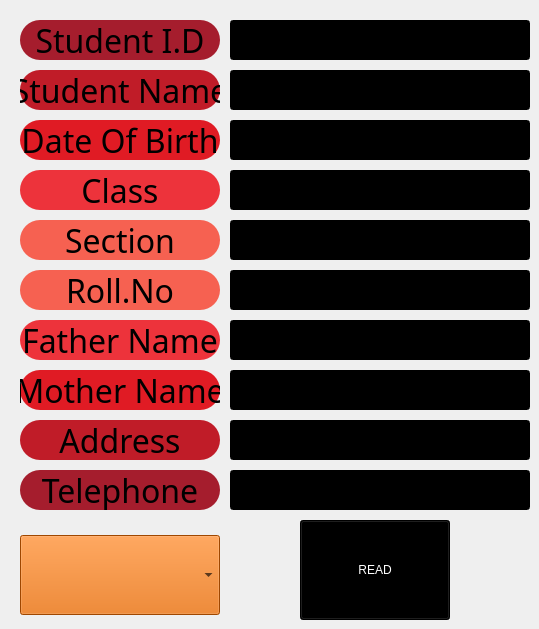
      <widget class="QWidget" name="tab_21">
       <attribute name="title">
        <string>Read.R.</string>
       </attribute>
       <widget class="QLineEdit" name="father_name_zraj">
        <property name="geometry">
         <rect>
          <x>230</x>
          <y>320</y>
          <width>300</width>
          <height>40</height>
         </rect>
        </property>
        <property name="styleSheet">
         <string notr="true">color: rgb(255, 255, 255);
background-color: rgb(0, 0, 0);
font: 75 20pt &quot;Ubuntu Condensed&quot;;</string>
        </property>
        <property name="alignment">
         <set>Qt::AlignCenter</set>
        </property>
       </widget>
       <widget class="QLineEdit" name="class_zraj">
        <property name="geometry">
         <rect>
          <x>230</x>
          <y>170</y>
          <width>300</width>
          <height>40</height>
         </rect>
        </property>
        <property name="styleSheet">
         <string notr="true">color: rgb(255, 255, 255);
background-color: rgb(0, 0, 0);
font: 75 20pt &quot;Ubuntu Condensed&quot;;</string>
        </property>
        <property name="alignment">
         <set>Qt::AlignCenter</set>
        </property>
       </widget>
       <widget class="QLineEdit" name="mother_name_zraj">
        <property name="geometry">
         <rect>
          <x>230</x>
          <y>370</y>
          <width>300</width>
          <height>40</height>
         </rect>
        </property>
        <property name="styleSheet">
         <string notr="true">color: rgb(255, 255, 255);
background-color: rgb(0, 0, 0);
font: 75 20pt &quot;Ubuntu Condensed&quot;;</string>
        </property>
        <property name="alignment">
         <set>Qt::AlignCenter</set>
        </property>
       </widget>
       <widget class="QLabel" name="rclassr">
        <property name="geometry">
         <rect>
          <x>20</x>
          <y>170</y>
          <width>200</width>
          <height>40</height>
         </rect>
        </property>
        <property name="font">
         <font>
          <family>Ubuntu Condensed</family>
          <pointsize>24</pointsize>
          <weight>9</weight>
          <italic>false</italic>
          <bold>false</bold>
         </font>
        </property>
        <property name="styleSheet">
         <string notr="true">font: 75 24pt &quot;Ubuntu Condensed&quot;;
color: rgb(0, 0, 0);
border-radius:20px;
background-color: rgb(237, 51, 59);
selection-color: rgb(255, 255, 255);</string>
        </property>
        <property name="text">
         <string>Class</string>
        </property>
        <property name="alignment">
         <set>Qt::AlignCenter</set>
        </property>
       </widget>
       <widget class="QPushButton" name="btn_read_e1">
        <property name="geometry">
         <rect>
          <x>300</x>
          <y>520</y>
          <width>150</width>
          <height>100</height>
         </rect>
        </property>
        <property name="styleSheet">
         <string notr="true">background-color: rgb(0, 0, 0);
color: rgb(255, 255, 255);
font: 75 40pt &quot;Ubuntu Condensed&quot;;
</string>
        </property>
        <property name="text">
         <string>READ</string>
        </property>
       </widget>
       <widget class="QLineEdit" name="telephone_zraj">
        <property name="geometry">
         <rect>
          <x>230</x>
          <y>470</y>
          <width>300</width>
          <height>40</height>
         </rect>
        </property>
        <property name="styleSheet">
         <string notr="true">color: rgb(255, 255, 255);
background-color: rgb(0, 0, 0);
font: 75 20pt &quot;Ubuntu Condensed&quot;;</string>
        </property>
        <property name="alignment">
         <set>Qt::AlignCenter</set>
        </property>
       </widget>
       <widget class="QLabel" name="rsectionr">
        <property name="geometry">
         <rect>
          <x>20</x>
          <y>220</y>
          <width>200</width>
          <height>40</height>
         </rect>
        </property>
        <property name="font">
         <font>
          <family>Ubuntu Condensed</family>
          <pointsize>24</pointsize>
          <weight>9</weight>
          <italic>false</italic>
          <bold>false</bold>
         </font>
        </property>
        <property name="styleSheet">
         <string notr="true">font: 75 24pt &quot;Ubuntu Condensed&quot;;
color: rgb(0, 0, 0);
border-radius:20px;
background-color: rgb(246, 97, 81);
selection-color: rgb(255, 255, 255);</string>
        </property>
        <property name="text">
         <string>Section</string>
        </property>
        <property name="alignment">
         <set>Qt::AlignCenter</set>
        </property>
       </widget>
       <widget class="QLabel" name="rmothernamer">
        <property name="geometry">
         <rect>
          <x>20</x>
          <y>370</y>
          <width>200</width>
          <height>40</height>
         </rect>
        </property>
        <property name="font">
         <font>
          <family>Ubuntu Condensed</family>
          <pointsize>24</pointsize>
          <weight>9</weight>
          <italic>false</italic>
          <bold>false</bold>
         </font>
        </property>
        <property name="styleSheet">
         <string notr="true">font: 75 24pt &quot;Ubuntu Condensed&quot;;
color: rgb(0, 0, 0);
border-radius:20px;
background-color: rgb(224, 27, 36);
selection-color: rgb(255, 255, 255);</string>
        </property>
        <property name="text">
         <string>Mother Name</string>
        </property>
        <property name="alignment">
         <set>Qt::AlignCenter</set>
        </property>
       </widget>
       <widget class="QLabel" name="rtelephoner">
        <property name="geometry">
         <rect>
          <x>20</x>
          <y>470</y>
          <width>200</width>
          <height>40</height>
         </rect>
        </property>
        <property name="font">
         <font>
          <family>Ubuntu Condensed</family>
          <pointsize>24</pointsize>
          <weight>9</weight>
          <italic>false</italic>
          <bold>false</bold>
         </font>
        </property>
        <property name="styleSheet">
         <string notr="true">font: 75 24pt &quot;Ubuntu Condensed&quot;;
color: rgb(0, 0, 0);
border-radius:20px;
background-color: rgb(165, 29, 45);
selection-color: rgb(255, 255, 255);</string>
        </property>
        <property name="text">
         <string>Telephone</string>
        </property>
        <property name="alignment">
         <set>Qt::AlignCenter</set>
        </property>
       </widget>
       <widget class="QLineEdit" name="address_zraj">
        <property name="geometry">
         <rect>
          <x>230</x>
          <y>420</y>
          <width>300</width>
          <height>40</height>
         </rect>
        </property>
        <property name="styleSheet">
         <string notr="true">color: rgb(255, 255, 255);
background-color: rgb(0, 0, 0);
font: 75 20pt &quot;Ubuntu Condensed&quot;;</string>
        </property>
        <property name="alignment">
         <set>Qt::AlignCenter</set>
        </property>
       </widget>
       <widget class="QLabel" name="rrollnor">
        <property name="geometry">
         <rect>
          <x>20</x>
          <y>270</y>
          <width>200</width>
          <height>40</height>
         </rect>
        </property>
        <property name="font">
         <font>
          <family>Ubuntu Condensed</family>
          <pointsize>24</pointsize>
          <weight>9</weight>
          <italic>false</italic>
          <bold>false</bold>
         </font>
        </property>
        <property name="styleSheet">
         <string notr="true">font: 75 24pt &quot;Ubuntu Condensed&quot;;
color: rgb(0, 0, 0);
border-radius:20px;
background-color: rgb(246, 97, 81);
selection-color: rgb(255, 255, 255);</string>
        </property>
        <property name="text">
         <string>Roll.No</string>
        </property>
        <property name="alignment">
         <set>Qt::AlignCenter</set>
        </property>
       </widget>
       <widget class="QLabel" name="raddressr">
        <property name="geometry">
         <rect>
          <x>20</x>
          <y>420</y>
          <width>200</width>
          <height>40</height>
         </rect>
        </property>
        <property name="font">
         <font>
          <family>Ubuntu Condensed</family>
          <pointsize>24</pointsize>
          <weight>9</weight>
          <italic>false</italic>
          <bold>false</bold>
         </font>
        </property>
        <property name="styleSheet">
         <string notr="true">font: 75 24pt &quot;Ubuntu Condensed&quot;;
color: rgb(0, 0, 0);
border-radius:20px;
background-color: rgb(192, 28, 40);
selection-color: rgb(255, 255, 255);</string>
        </property>
        <property name="text">
         <string>Address</string>
        </property>
        <property name="alignment">
         <set>Qt::AlignCenter</set>
        </property>
       </widget>
       <widget class="QLineEdit" name="student_name_zraj">
        <property name="geometry">
         <rect>
          <x>230</x>
          <y>70</y>
          <width>300</width>
          <height>40</height>
         </rect>
        </property>
        <property name="styleSheet">
         <string notr="true">color: rgb(255, 255, 255);
background-color: rgb(0, 0, 0);
font: 75 20pt &quot;Ubuntu Condensed&quot;;</string>
        </property>
        <property name="alignment">
         <set>Qt::AlignCenter</set>
        </property>
       </widget>
       <widget class="QLabel" name="rstudentnamer">
        <property name="geometry">
         <rect>
          <x>20</x>
          <y>70</y>
          <width>200</width>
          <height>40</height>
         </rect>
        </property>
        <property name="font">
         <font>
          <family>Ubuntu Condensed</family>
          <pointsize>24</pointsize>
          <weight>9</weight>
          <italic>false</italic>
          <bold>false</bold>
         </font>
        </property>
        <property name="styleSheet">
         <string notr="true">font: 75 24pt &quot;Ubuntu Condensed&quot;;
color: rgb(0, 0, 0);
border-radius:20px;
background-color: rgb(192, 28, 40);
selection-color: rgb(255, 255, 255);</string>
        </property>
        <property name="text">
         <string>Student Name</string>
        </property>
        <property name="alignment">
         <set>Qt::AlignCenter</set>
        </property>
       </widget>
       <widget class="QLineEdit" name="date_of_birth_zraj">
        <property name="geometry">
         <rect>
          <x>230</x>
          <y>120</y>
          <width>300</width>
          <height>40</height>
         </rect>
        </property>
        <property name="styleSheet">
         <string notr="true">color: rgb(255, 255, 255);
background-color: rgb(0, 0, 0);
font: 75 20pt &quot;Ubuntu Condensed&quot;;</string>
        </property>
        <property name="alignment">
         <set>Qt::AlignCenter</set>
        </property>
       </widget>
       <widget class="QLabel" name="rstudentidr">
        <property name="geometry">
         <rect>
          <x>20</x>
          <y>20</y>
          <width>200</width>
          <height>40</height>
         </rect>
        </property>
        <property name="font">
         <font>
          <family>Ubuntu Condensed</family>
          <pointsize>24</pointsize>
          <weight>9</weight>
          <italic>false</italic>
          <bold>false</bold>
         </font>
        </property>
        <property name="styleSheet">
         <string notr="true">font: 75 24pt &quot;Ubuntu Condensed&quot;;
color: rgb(0, 0, 0);
border-radius:20px;
background-color: rgb(165, 29, 45);
selection-color: rgb(255, 255, 255);</string>
        </property>
        <property name="text">
         <string>Student I.D</string>
        </property>
        <property name="alignment">
         <set>Qt::AlignCenter</set>
        </property>
       </widget>
       <widget class="QLabel" name="rdateofbirthr">
        <property name="geometry">
         <rect>
          <x>20</x>
          <y>120</y>
          <width>200</width>
          <height>40</height>
         </rect>
        </property>
        <property name="font">
         <font>
          <family>Ubuntu Condensed</family>
          <pointsize>24</pointsize>
          <weight>9</weight>
          <italic>false</italic>
          <bold>false</bold>
         </font>
        </property>
        <property name="styleSheet">
         <string notr="true">font: 75 24pt &quot;Ubuntu Condensed&quot;;
color: rgb(0, 0, 0);
border-radius:20px;
background-color: rgb(224, 27, 36);
selection-color: rgb(255, 255, 255);</string>
        </property>
        <property name="text">
         <string>Date Of Birth</string>
        </property>
        <property name="alignment">
         <set>Qt::AlignCenter</set>
        </property>
       </widget>
       <widget class="QLabel" name="rfathernamer">
        <property name="geometry">
         <rect>
          <x>20</x>
          <y>320</y>
          <width>200</width>
          <height>40</height>
         </rect>
        </property>
        <property name="font">
         <font>
          <family>Ubuntu Condensed</family>
          <pointsize>24</pointsize>
          <weight>9</weight>
          <italic>false</italic>
          <bold>false</bold>
         </font>
        </property>
        <property name="styleSheet">
         <string notr="true">font: 75 24pt &quot;Ubuntu Condensed&quot;;
color: rgb(0, 0, 0);
border-radius:20px;
background-color: rgb(237, 51, 59);
selection-color: rgb(255, 255, 255);</string>
        </property>
        <property name="text">
         <string>Father Name</string>
        </property>
        <property name="alignment">
         <set>Qt::AlignCenter</set>
        </property>
       </widget>
       <widget class="QLineEdit" name="student_id_zraj">
        <property name="geometry">
         <rect>
          <x>230</x>
          <y>20</y>
          <width>300</width>
          <height>40</height>
         </rect>
        </property>
        <property name="styleSheet">
         <string notr="true">color: rgb(255, 255, 255);
background-color: rgb(0, 0, 0);
font: 75 20pt &quot;Ubuntu Condensed&quot;;</string>
        </property>
        <property name="alignment">
         <set>Qt::AlignCenter</set>
        </property>
       </widget>
       <widget class="QComboBox" name="student_combo_r">
        <property name="geometry">
         <rect>
          <x>20</x>
          <y>535</y>
          <width>200</width>
          <height>80</height>
         </rect>
        </property>
        <property name="styleSheet">
         <string notr="true">color: rgb(0, 0, 0);
background-color: rgb(222, 100, 0);
font: 75 25pt &quot;Ubuntu Condensed&quot;;
selection-color: rgb(255, 255, 255);
selection-background-color: rgb(0, 0, 0);</string>
        </property>
       </widget>
       <widget class="QLineEdit" name="section_zraj">
        <property name="geometry">
         <rect>
          <x>230</x>
          <y>220</y>
          <width>300</width>
          <height>40</height>
         </rect>
        </property>
        <property name="styleSheet">
         <string notr="true">color: rgb(255, 255, 255);
background-color: rgb(0, 0, 0);
font: 75 20pt &quot;Ubuntu Condensed&quot;;</string>
        </property>
        <property name="text">
         <string/>
        </property>
        <property name="alignment">
         <set>Qt::AlignCenter</set>
        </property>
       </widget>
       <widget class="QLineEdit" name="roll_number_zraj">
        <property name="geometry">
         <rect>
          <x>230</x>
          <y>270</y>
          <width>300</width>
          <height>40</height>
         </rect>
        </property>
        <property name="styleSheet">
         <string notr="true">color: rgb(255, 255, 255);
background-color: rgb(0, 0, 0);
font: 75 20pt &quot;Ubuntu Condensed&quot;;</string>
        </property>
        <property name="text">
         <string/>
        </property>
        <property name="alignment">
         <set>Qt::AlignCenter</set>
        </property>
       </widget>
      </widget>
